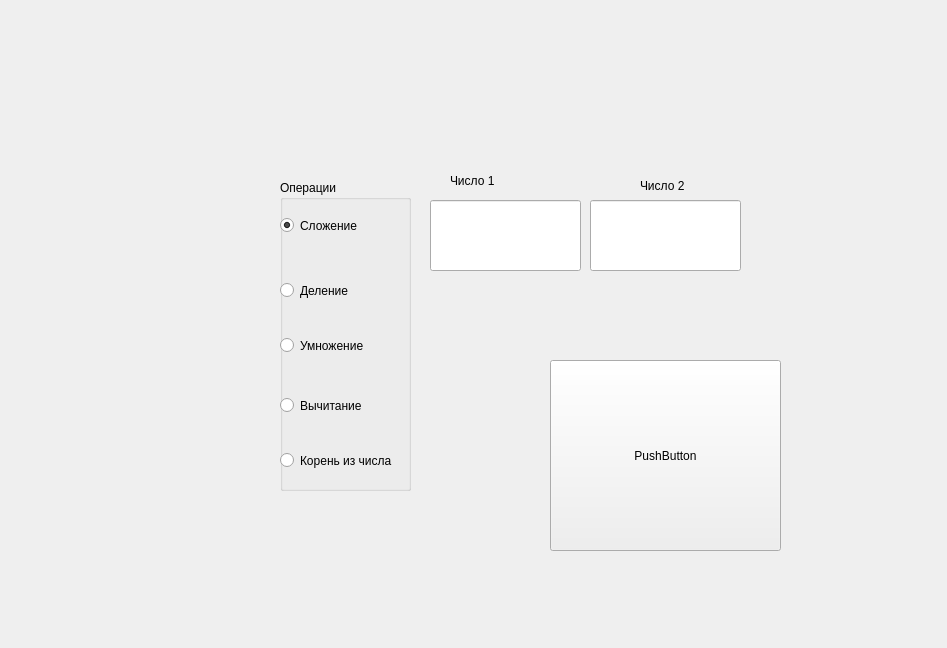
<?xml version="1.0" encoding="UTF-8"?>
<ui version="4.0">
 <class>Widget</class>
 <widget class="QWidget" name="Widget">
  <property name="geometry">
   <rect>
    <x>0</x>
    <y>0</y>
    <width>947</width>
    <height>648</height>
   </rect>
  </property>
  <property name="windowTitle">
   <string>Widget</string>
  </property>
  <widget class="QGroupBox" name="Func">
   <property name="geometry">
    <rect>
     <x>280</x>
     <y>180</y>
     <width>131</width>
     <height>311</height>
    </rect>
   </property>
   <property name="title">
    <string>Операции</string>
   </property>
   <widget class="QRadioButton" name="mul">
    <property name="geometry">
     <rect>
      <x>0</x>
      <y>120</y>
      <width>161</width>
      <height>91</height>
     </rect>
    </property>
    <property name="text">
     <string>Умножение</string>
    </property>
   </widget>
   <widget class="QRadioButton" name="sum">
    <property name="geometry">
     <rect>
      <x>0</x>
      <y>10</y>
      <width>131</width>
      <height>71</height>
     </rect>
    </property>
    <property name="text">
     <string>Сложение</string>
    </property>
    <property name="checkable">
     <bool>true</bool>
    </property>
    <property name="checked">
     <bool>true</bool>
    </property>
   </widget>
   <widget class="QRadioButton" name="div">
    <property name="geometry">
     <rect>
      <x>0</x>
      <y>70</y>
      <width>131</width>
      <height>81</height>
     </rect>
    </property>
    <property name="text">
     <string>Деление</string>
    </property>
   </widget>
   <widget class="QRadioButton" name="sub">
    <property name="geometry">
     <rect>
      <x>0</x>
      <y>190</y>
      <width>101</width>
      <height>71</height>
     </rect>
    </property>
    <property name="text">
     <string>Вычитание</string>
    </property>
   </widget>
   <widget class="QRadioButton" name="sqrt">
    <property name="geometry">
     <rect>
      <x>0</x>
      <y>270</y>
      <width>121</width>
      <height>21</height>
     </rect>
    </property>
    <property name="text">
     <string>Корень из числа</string>
    </property>
   </widget>
  </widget>
  <widget class="QPushButton" name="resbutton">
   <property name="geometry">
    <rect>
     <x>550</x>
     <y>360</y>
     <width>231</width>
     <height>191</height>
    </rect>
   </property>
   <property name="text">
    <string>PushButton</string>
   </property>
  </widget>
  <widget class="QLabel" name="labelOp1">
   <property name="geometry">
    <rect>
     <x>450</x>
     <y>150</y>
     <width>141</width>
     <height>61</height>
    </rect>
   </property>
   <property name="text">
    <string>Число 1</string>
   </property>
  </widget>
  <widget class="QLabel" name="labelOp2">
   <property name="geometry">
    <rect>
     <x>640</x>
     <y>150</y>
     <width>141</width>
     <height>71</height>
    </rect>
   </property>
   <property name="text">
    <string>Число 2</string>
   </property>
  </widget>
  <widget class="QLabel" name="resultLabel">
   <property name="geometry">
    <rect>
     <x>450</x>
     <y>20</y>
     <width>231</width>
     <height>121</height>
    </rect>
   </property>
   <property name="text">
    <string/>
   </property>
  </widget>
  <widget class="QLineEdit" name="operand1">
   <property name="geometry">
    <rect>
     <x>430</x>
     <y>200</y>
     <width>151</width>
     <height>71</height>
    </rect>
   </property>
  </widget>
  <widget class="QLineEdit" name="operand2">
   <property name="geometry">
    <rect>
     <x>590</x>
     <y>200</y>
     <width>151</width>
     <height>71</height>
    </rect>
   </property>
  </widget>
  <widget class="QLabel" name="errorlabel">
   <property name="geometry">
    <rect>
     <x>80</x>
     <y>30</y>
     <width>851</width>
     <height>131</height>
    </rect>
   </property>
   <property name="palette">
    <palette>
     <active>
      <colorrole role="WindowText">
       <brush brushstyle="SolidPattern">
        <color alpha="255">
         <red>255</red>
         <green>0</green>
         <blue>0</blue>
        </color>
       </brush>
      </colorrole>
     </active>
     <inactive>
      <colorrole role="WindowText">
       <brush brushstyle="SolidPattern">
        <color alpha="255">
         <red>255</red>
         <green>0</green>
         <blue>0</blue>
        </color>
       </brush>
      </colorrole>
     </inactive>
     <disabled>
      <colorrole role="WindowText">
       <brush brushstyle="SolidPattern">
        <color alpha="255">
         <red>120</red>
         <green>120</green>
         <blue>120</blue>
        </color>
       </brush>
      </colorrole>
     </disabled>
    </palette>
   </property>
   <property name="font">
    <font>
     <pointsize>22</pointsize>
     <stylestrategy>PreferDefault</stylestrategy>
    </font>
   </property>
   <property name="text">
    <string/>
   </property>
  </widget>
 </widget>
 <resources/>
 <connections/>
</ui>
